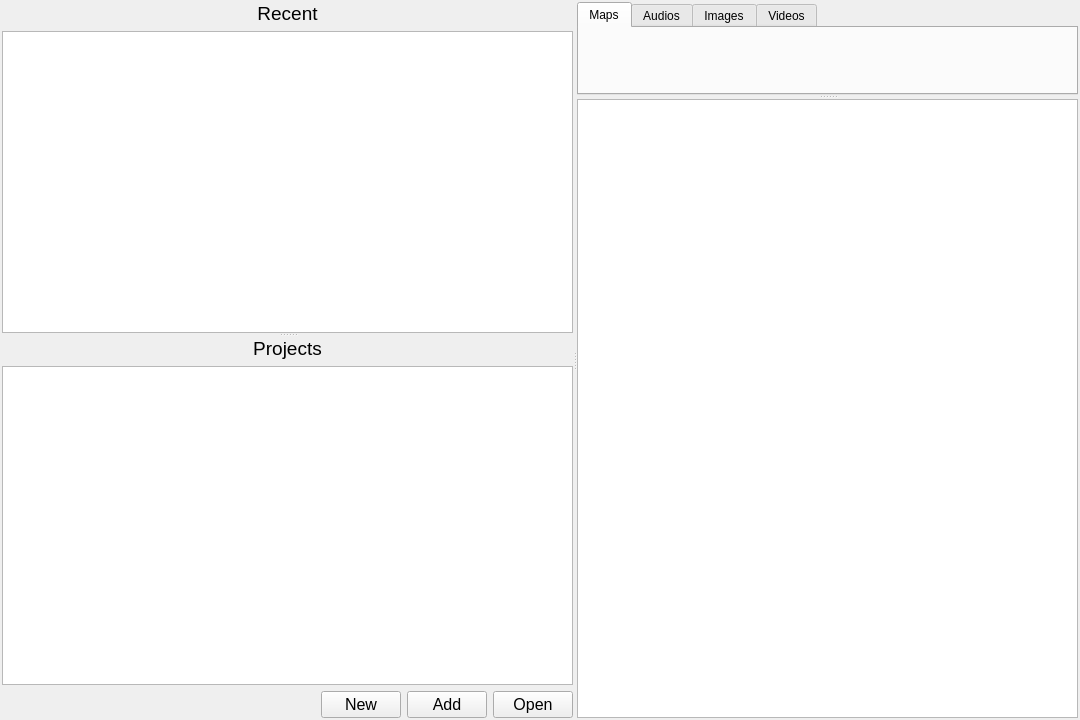
<?xml version="1.0" encoding="UTF-8"?>
<ui version="4.0">
 <class>ProjectManager</class>
 <widget class="QWidget" name="ProjectManager">
  <property name="geometry">
   <rect>
    <x>0</x>
    <y>0</y>
    <width>1080</width>
    <height>720</height>
   </rect>
  </property>
  <property name="windowTitle">
   <string>Project Manager</string>
  </property>
  <layout class="QHBoxLayout" name="horizontalLayout">
   <property name="spacing">
    <number>0</number>
   </property>
   <property name="leftMargin">
    <number>2</number>
   </property>
   <property name="topMargin">
    <number>2</number>
   </property>
   <property name="rightMargin">
    <number>2</number>
   </property>
   <property name="bottomMargin">
    <number>2</number>
   </property>
   <item>
    <widget class="QSplitter" name="main_splitter">
     <property name="orientation">
      <enum>Qt::Orientation::Horizontal</enum>
     </property>
     <widget class="QSplitter" name="manager_splitter">
      <property name="orientation">
       <enum>Qt::Orientation::Vertical</enum>
      </property>
      <widget class="QWidget" name="layoutWidget">
       <layout class="QVBoxLayout" name="recent_layout">
        <item>
         <widget class="QLabel" name="recent_label">
          <property name="font">
           <font>
            <pointsize>14</pointsize>
           </font>
          </property>
          <property name="text">
           <string>Recent</string>
          </property>
          <property name="alignment">
           <set>Qt::AlignmentFlag::AlignCenter</set>
          </property>
         </widget>
        </item>
        <item>
         <widget class="QListView" name="recent_list"/>
        </item>
       </layout>
      </widget>
      <widget class="QWidget" name="layoutWidget">
       <layout class="QVBoxLayout" name="project_layout">
        <item>
         <widget class="QLabel" name="manager_label">
          <property name="font">
           <font>
            <pointsize>14</pointsize>
           </font>
          </property>
          <property name="text">
           <string>Projects</string>
          </property>
          <property name="alignment">
           <set>Qt::AlignmentFlag::AlignCenter</set>
          </property>
         </widget>
        </item>
        <item>
         <widget class="QListView" name="project_list"/>
        </item>
        <item>
         <layout class="QHBoxLayout" name="button_layout">
          <item>
           <spacer name="horizontalSpacer">
            <property name="orientation">
             <enum>Qt::Orientation::Horizontal</enum>
            </property>
            <property name="sizeHint" stdset="0">
             <size>
              <width>40</width>
              <height>20</height>
             </size>
            </property>
           </spacer>
          </item>
          <item>
           <widget class="QPushButton" name="create_project_button">
            <property name="font">
             <font>
              <pointsize>12</pointsize>
             </font>
            </property>
            <property name="text">
             <string>New</string>
            </property>
           </widget>
          </item>
          <item>
           <widget class="QPushButton" name="add_project_button">
            <property name="font">
             <font>
              <pointsize>12</pointsize>
             </font>
            </property>
            <property name="text">
             <string>Add</string>
            </property>
           </widget>
          </item>
          <item>
           <widget class="QPushButton" name="open_project_button">
            <property name="font">
             <font>
              <pointsize>12</pointsize>
             </font>
            </property>
            <property name="text">
             <string>Open</string>
            </property>
           </widget>
          </item>
         </layout>
        </item>
       </layout>
      </widget>
     </widget>
     <widget class="QWidget" name="project_content" native="true">
      <layout class="QVBoxLayout" name="verticalLayout">
       <property name="spacing">
        <number>0</number>
       </property>
       <property name="leftMargin">
        <number>0</number>
       </property>
       <property name="topMargin">
        <number>0</number>
       </property>
       <property name="rightMargin">
        <number>0</number>
       </property>
       <property name="bottomMargin">
        <number>0</number>
       </property>
       <item>
        <widget class="QSplitter" name="project_content_splitter">
         <property name="orientation">
          <enum>Qt::Orientation::Vertical</enum>
         </property>
         <widget class="QTabWidget" name="tabWidget">
          <property name="currentIndex">
           <number>0</number>
          </property>
          <widget class="QWidget" name="maps_tab">
           <attribute name="title">
            <string>Maps</string>
           </attribute>
          </widget>
          <widget class="QWidget" name="audios_tab">
           <attribute name="title">
            <string>Audios</string>
           </attribute>
          </widget>
          <widget class="QWidget" name="images_tab">
           <attribute name="title">
            <string>Images</string>
           </attribute>
          </widget>
          <widget class="QWidget" name="videos_tab">
           <attribute name="title">
            <string>Videos</string>
           </attribute>
          </widget>
         </widget>
         <widget class="QTreeView" name="project_browser"/>
        </widget>
       </item>
      </layout>
     </widget>
    </widget>
   </item>
  </layout>
 </widget>
 <resources/>
 <connections/>
</ui>
